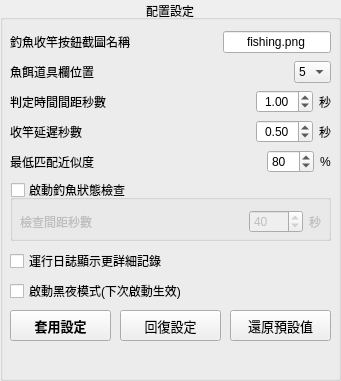
     <widget class="QGroupBox" name="groupConfig">
      <property name="geometry">
       <rect>
        <x>400</x>
        <y>10</y>
        <width>341</width>
        <height>381</height>
       </rect>
      </property>
      <property name="title">
       <string>配置設定</string>
      </property>
      <property name="alignment">
       <set>Qt::AlignCenter</set>
      </property>
      <widget class="QWidget" name="horizontalLayoutWidget_2">
       <property name="geometry">
        <rect>
         <x>10</x>
         <y>60</y>
         <width>321</width>
         <height>24</height>
        </rect>
       </property>
       <layout class="QHBoxLayout" name="frameBaitKey">
        <item>
         <widget class="QLabel" name="lblBaitKey">
          <property name="toolTip">
           <string>根據你魚餌放置在道具欄上的位置修改，目前只支援5,6,7,8</string>
          </property>
          <property name="text">
           <string>魚餌道具欄位置</string>
          </property>
         </widget>
        </item>
        <item>
         <spacer name="horizontalSpacer_2">
          <property name="orientation">
           <enum>Qt::Horizontal</enum>
          </property>
          <property name="sizeHint" stdset="0">
           <size>
            <width>40</width>
            <height>20</height>
           </size>
          </property>
         </spacer>
        </item>
        <item>
         <widget class="QComboBox" name="inputBaitKey">
          <item>
           <property name="text">
            <string>5</string>
           </property>
          </item>
          <item>
           <property name="text">
            <string>6</string>
           </property>
          </item>
          <item>
           <property name="text">
            <string>7</string>
           </property>
          </item>
          <item>
           <property name="text">
            <string>8</string>
           </property>
          </item>
         </widget>
        </item>
       </layout>
      </widget>
      <widget class="QWidget" name="horizontalLayoutWidget_3">
       <property name="geometry">
        <rect>
         <x>10</x>
         <y>90</y>
         <width>321</width>
         <height>24</height>
        </rect>
       </property>
       <layout class="QHBoxLayout" name="frameInterval">
        <item>
         <widget class="QLabel" name="lblInterval">
          <property name="toolTip">
           <string>每次搜尋遊戲視窗的時間間距，值越小程式需要越多資源，建議值為0.5~1.5</string>
          </property>
          <property name="text">
           <string>判定時間間距秒數</string>
          </property>
         </widget>
        </item>
        <item>
         <spacer name="horizontalSpacer_3">
          <property name="orientation">
           <enum>Qt::Horizontal</enum>
          </property>
          <property name="sizeHint" stdset="0">
           <size>
            <width>40</width>
            <height>20</height>
           </size>
          </property>
         </spacer>
        </item>
        <item>
         <widget class="QDoubleSpinBox" name="inputInterval">
          <property name="alignment">
           <set>Qt::AlignCenter</set>
          </property>
          <property name="decimals">
           <number>2</number>
          </property>
          <property name="minimum">
           <double>0.000000000000000</double>
          </property>
          <property name="singleStep">
           <double>0.100000000000000</double>
          </property>
          <property name="value">
           <double>1.000000000000000</double>
          </property>
         </widget>
        </item>
        <item>
         <widget class="QLabel" name="lblIntervalUnit">
          <property name="text">
           <string>秒</string>
          </property>
         </widget>
        </item>
       </layout>
      </widget>
      <widget class="QWidget" name="horizontalLayoutWidget_4">
       <property name="geometry">
        <rect>
         <x>10</x>
         <y>120</y>
         <width>321</width>
         <height>24</height>
        </rect>
       </property>
       <layout class="QHBoxLayout" name="frameDragDelay">
        <item>
         <widget class="QLabel" name="lblDragDelay">
          <property name="toolTip">
           <string>搜尋到上釣按鈕後收竿的時間間距，值太小有可能導致釣魚失敗，建議值為0.1~1</string>
          </property>
          <property name="text">
           <string>收竿延遲秒數</string>
          </property>
         </widget>
        </item>
        <item>
         <spacer name="horizontalSpacer_4">
          <property name="orientation">
           <enum>Qt::Horizontal</enum>
          </property>
          <property name="sizeHint" stdset="0">
           <size>
            <width>40</width>
            <height>20</height>
           </size>
          </property>
         </spacer>
        </item>
        <item>
         <widget class="QDoubleSpinBox" name="inputDragDelay">
          <property name="alignment">
           <set>Qt::AlignCenter</set>
          </property>
          <property name="decimals">
           <number>2</number>
          </property>
          <property name="minimum">
           <double>0.000000000000000</double>
          </property>
          <property name="singleStep">
           <double>0.100000000000000</double>
          </property>
          <property name="value">
           <double>0.500000000000000</double>
          </property>
         </widget>
        </item>
        <item>
         <widget class="QLabel" name="lblDragDelayUnit">
          <property name="text">
           <string>秒</string>
          </property>
         </widget>
        </item>
       </layout>
      </widget>
      <widget class="QWidget" name="horizontalLayoutWidget_5">
       <property name="geometry">
        <rect>
         <x>10</x>
         <y>150</y>
         <width>321</width>
         <height>24</height>
        </rect>
       </property>
       <layout class="QHBoxLayout" name="frameThreshold">
        <item>
         <widget class="QLabel" name="lblThreshold">
          <property name="toolTip">
           <string>搜尋遊戲視窗畫面跟上釣按鈕截圖的匹配閾值，建議值為70%-90%</string>
          </property>
          <property name="text">
           <string>最低匹配近似度</string>
          </property>
         </widget>
        </item>
        <item>
         <spacer name="horizontalSpacer_5">
          <property name="orientation">
           <enum>Qt::Horizontal</enum>
          </property>
          <property name="sizeHint" stdset="0">
           <size>
            <width>40</width>
            <height>20</height>
           </size>
          </property>
         </spacer>
        </item>
        <item>
         <widget class="QSpinBox" name="inputThreshold">
          <property name="maximum">
           <number>100</number>
          </property>
          <property name="singleStep">
           <number>5</number>
          </property>
          <property name="value">
           <number>80</number>
          </property>
         </widget>
        </item>
        <item>
         <widget class="QLabel" name="lblThresholdUnit">
          <property name="text">
           <string>%</string>
          </property>
         </widget>
        </item>
       </layout>
      </widget>
      <widget class="QWidget" name="horizontalLayoutWidget_7">
       <property name="geometry">
        <rect>
         <x>10</x>
         <y>180</y>
         <width>321</width>
         <height>61</height>
        </rect>
       </property>
       <layout class="QHBoxLayout" name="frameEnableStopCheck">
        <item>
         <widget class="QGroupBox" name="inputEnableStopCheck">
          <property name="toolTip">
           <string>啟動後，若連續一定時間內(參考下一項設定)沒有搜尋到上釣按鈕，將自動下魚餌
注意: 啟動此功能的話，請檢查道具欄位置及確定你正在釣魚，否則程式有可能消耗到錯誤的道具</string>
          </property>
          <property name="title">
           <string>啟動釣魚狀態檢查</string>
          </property>
          <property name="checkable">
           <bool>true</bool>
          </property>
          <property name="checked">
           <bool>false</bool>
          </property>
          <widget class="QWidget" name="horizontalLayoutWidget_6">
           <property name="geometry">
            <rect>
             <x>10</x>
             <y>30</y>
             <width>301</width>
             <height>24</height>
            </rect>
           </property>
           <layout class="QHBoxLayout" name="frameStopCheckInterval">
            <item>
             <widget class="QLabel" name="lblStopCheckInterval">
              <property name="toolTip">
               <string>啟動上一項設定才有效。若超過此設定的時間內，連續沒有搜尋到上釣按鈕，將自動下魚餌，建議值為30~60</string>
              </property>
              <property name="text">
               <string>檢查間距秒數</string>
              </property>
             </widget>
            </item>
            <item>
             <spacer name="horizontalSpacer_6">
              <property name="orientation">
               <enum>Qt::Horizontal</enum>
              </property>
              <property name="sizeHint" stdset="0">
               <size>
                <width>40</width>
                <height>20</height>
               </size>
              </property>
             </spacer>
            </item>
            <item>
             <widget class="QSpinBox" name="inputStopCheckInterval">
              <property name="minimum">
               <number>1</number>
              </property>
              <property name="maximum">
               <number>3600</number>
              </property>
              <property name="singleStep">
               <number>5</number>
              </property>
              <property name="value">
               <number>40</number>
              </property>
             </widget>
            </item>
            <item>
             <widget class="QLabel" name="lblStopCheckIntervalUnit">
              <property name="text">
               <string>秒</string>
              </property>
             </widget>
            </item>
           </layout>
          </widget>
         </widget>
        </item>
       </layout>
      </widget>
      <widget class="QWidget" name="horizontalLayoutWidget">
       <property name="geometry">
        <rect>
         <x>10</x>
         <y>30</y>
         <width>321</width>
         <height>24</height>
        </rect>
       </property>
       <layout class="QHBoxLayout" name="frame1CaptureImg">
        <item>
         <widget class="QLabel" name="lblCaptureImg">
          <property name="toolTip">
           <string>根據你的釣魚按鈕截圖檔案名稱修改</string>
          </property>
          <property name="text">
           <string>釣魚收竿按鈕截圖名稱</string>
          </property>
         </widget>
        </item>
        <item>
         <spacer name="horizontalSpacer">
          <property name="orientation">
           <enum>Qt::Horizontal</enum>
          </property>
          <property name="sizeHint" stdset="0">
           <size>
            <width>40</width>
            <height>20</height>
           </size>
          </property>
         </spacer>
        </item>
        <item>
         <widget class="QLineEdit" name="inputCaptureImg">
          <property name="text">
           <string>fishing.png</string>
          </property>
          <property name="alignment">
           <set>Qt::AlignCenter</set>
          </property>
         </widget>
        </item>
       </layout>
      </widget>
      <widget class="QWidget" name="horizontalLayoutWidget_15">
       <property name="geometry">
        <rect>
         <x>10</x>
         <y>250</y>
         <width>321</width>
         <height>22</height>
        </rect>
       </property>
       <layout class="QHBoxLayout" name="frameShowDetails">
        <item>
         <widget class="QCheckBox" name="inputShowDetails">
          <property name="toolTip">
           <string>啟動後，程式將顯示更多訊息（包括釣魚程式參數、未發現上釣按鈕、已發現上釣按鈕等）</string>
          </property>
          <property name="text">
           <string>運行日誌顯示更詳細記錄</string>
          </property>
         </widget>
        </item>
       </layout>
      </widget>
      <widget class="QWidget" name="horizontalLayoutWidget_16">
       <property name="geometry">
        <rect>
         <x>10</x>
         <y>280</y>
         <width>321</width>
         <height>22</height>
        </rect>
       </property>
       <layout class="QHBoxLayout" name="frameDarkTheme">
        <item>
         <widget class="QCheckBox" name="inputDarkTheme">
          <property name="toolTip">
           <string>啟動後，程式介面將變更成黑夜配色(重新啟動程式後才會生效)</string>
          </property>
          <property name="text">
           <string>啟動黑夜模式(下次啟動生效)</string>
          </property>
         </widget>
        </item>
       </layout>
      </widget>
      <widget class="QPushButton" name="btnConfigSave">
       <property name="geometry">
        <rect>
         <x>10</x>
         <y>310</y>
         <width>101</width>
         <height>31</height>
        </rect>
       </property>
       <property name="font">
        <font>
         <pointsize>10</pointsize>
         <weight>75</weight>
         <bold>true</bold>
        </font>
       </property>
       <property name="toolTip">
        <string>程式套用以上表格設定的數值，並把設定儲存至本地檔案</string>
       </property>
       <property name="text">
        <string>套用設定</string>
       </property>
      </widget>
      <widget class="QPushButton" name="btnConfigRestore">
       <property name="geometry">
        <rect>
         <x>120</x>
         <y>310</y>
         <width>101</width>
         <height>31</height>
        </rect>
       </property>
       <property name="font">
        <font>
         <pointsize>10</pointsize>
        </font>
       </property>
       <property name="toolTip">
        <string>以上表格設定回復到目前程式運行中的數值</string>
       </property>
       <property name="text">
        <string>回復設定</string>
       </property>
      </widget>
      <widget class="QPushButton" name="btnConfigDefault">
       <property name="geometry">
        <rect>
         <x>230</x>
         <y>310</y>
         <width>101</width>
         <height>31</height>
        </rect>
       </property>
       <property name="font">
        <font>
         <pointsize>10</pointsize>
        </font>
       </property>
       <property name="toolTip">
        <string>以上表格數值還原成建議的預設值，還原後需按「套用設定」套用變更</string>
       </property>
       <property name="text">
        <string>還原預設值</string>
       </property>
      </widget>
      <widget class="QLabel" name="lblConfigBtnText">
       <property name="geometry">
        <rect>
         <x>10</x>
         <y>350</y>
         <width>321</width>
         <height>21</height>
        </rect>
       </property>
       <property name="palette">
        <palette>
         <active>
          <colorrole role="WindowText">
           <brush brushstyle="SolidPattern">
            <color alpha="255">
             <red>255</red>
             <green>0</green>
             <blue>0</blue>
            </color>
           </brush>
          </colorrole>
         </active>
         <inactive>
          <colorrole role="WindowText">
           <brush brushstyle="SolidPattern">
            <color alpha="255">
             <red>255</red>
             <green>0</green>
             <blue>0</blue>
            </color>
           </brush>
          </colorrole>
         </inactive>
         <disabled>
          <colorrole role="WindowText">
           <brush brushstyle="SolidPattern">
            <color alpha="255">
             <red>120</red>
             <green>120</green>
             <blue>120</blue>
            </color>
           </brush>
          </colorrole>
         </disabled>
        </palette>
       </property>
       <property name="font">
        <font>
         <weight>75</weight>
         <bold>true</bold>
        </font>
       </property>
       <property name="text">
        <string/>
       </property>
       <property name="alignment">
        <set>Qt::AlignCenter</set>
       </property>
      </widget>
     </widget>
